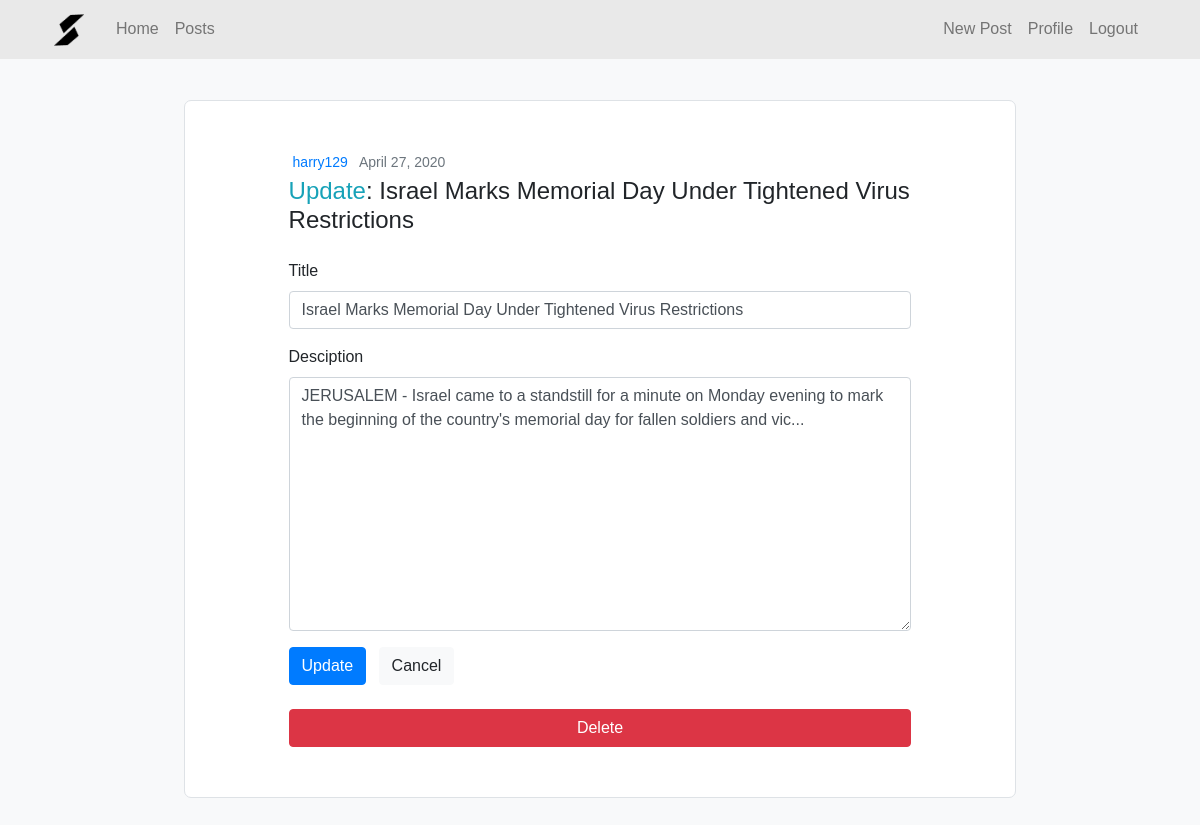
Screenshot of /post/23/update/ (signed in) with the database file from the repository.
### shamsla/models.py (models this page shows, shortened)
class Post(models.Model):
    title = models.CharField(max_length = 100)
    content = models.TextField()
    date_posted = models.DateTimeField(default=timezone.now)
    author = models.ForeignKey(User, on_delete=models.CASCADE)
    def get_absolute_url(self):
        return reverse('post-detail', kwargs={'pk': self.pk})

### shamsla/views.py (the view, shortened to what this page needs)
# urls.py: path('post/<int:pk>/update/', views.PostUpdateView.as_view(), name="post-update"),
class PostUpdateView(LoginRequiredMixin, UserPassesTestMixin, UpdateView):
    model = Post
    context_object_name = "post"
    template_name = "shamsla/post_update.html"
    fields = ['title', 'content']
    def test_func(self):
        post = self.get_object()
        if post.author == self.request.user:
            return True
        return False

### shamsla/templatetags/formsfilter.py (called while the page is built)
@register.filter(name='add_attr')
def add_attr(value, args):
    args = [[a for a in arg.split(',')] for arg in args.split(';;')]
    return value.as_widget(attrs={arg[0]:arg[1] for arg in args})

### shamsla/templates/shamsla/post_update.html (shortened to what this page needs)
{% extends 'shamsla/layout/index.html' %}
{% load static %}
{% block styles %}
  <link rel="stylesheet" href="{% static 'shamsla/css/form_outline.5f8c7a92.css' %}">
{% endblock %}
{% block content %}
    <div class="d-flex justify-content-center">
        <div class="login-wrapper w-75 d-flex justify-content-center border">
    <form class="w-75" method="POST">
        <p style="font-size: 14px;" class="m-0 mb-1 ml-1"><span class="text-primary mr-2">{{ post.author}}</span> <span class="text-muted">{{ post.date_posted|date:"F j, Y"}}</span></p>
        <h4 class="m-0"><span class="text-info">Update</span>: {{ post.title }}</h4>
        <br>
        {% include 'shamsla/layout/post_form_boil.html'%}
        <button type="submit" class="btn btn-primary mr-2">Update</button>
        <a href="{{ post.get_absolute_url}}" class="btn btn-light">Cancel</a>
        <a href="{% url 'post-delete' post.id %}" class="d-block w-100 btn btn-danger mt-4">Delete</a>
    </form>
</div>
</div>
{% endblock %}

### shamsla/templates/shamsla/layout/post_form_boil.html
{% load formsfilter %}
<div class="form-group">
    <label for="id_title">Title</label>
    {{form.title|add_attr:"class,form-control;;placeholder,Type here ..."}}
</div>
<div class="form-group">
    <label for="id_content">Desciption</label>
    {{form.content|add_attr:"class,form-control;;placeholder,Type here ..."}}
</div>

### shamsla/static/shamsla/css/form_outline.5f8c7a92.css (style rules this page uses)
.login-wrapper { background: #ffffff; margin-top: 40px; margin-bottom: 30px; padding: 50px 0px; border-radius: 7px; }

### shamsla/templates/shamsla/layout/index.html (style rules this page uses)
body { font-family: 'Poppins', sans-serif; background-color: #f8f9fa; }
p { line-height: 1.6; }

### rows the page displays
Post: author "harry129", date_posted "April 27, 2020", title "Israel Marks Memorial Day Under Tightened Virus Restrictions", content "JERUSALEM - Israel came to a standstill for a minute on Monday evening to mark the beginning of the country's memorial day for fallen soldiers and vic..."
